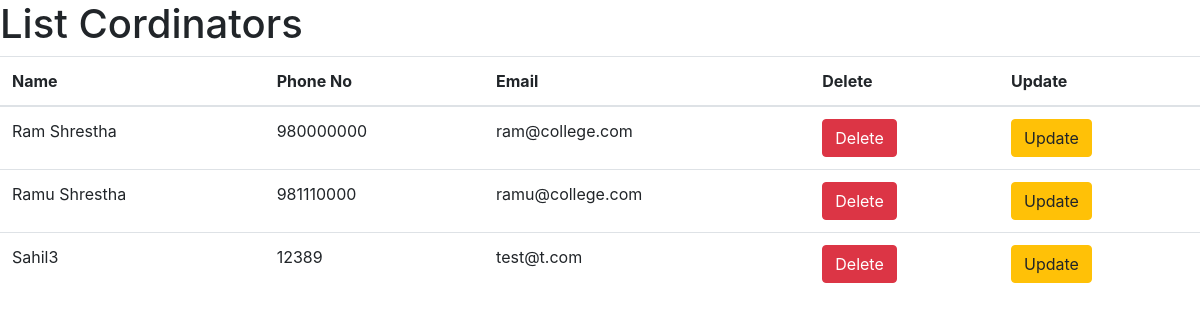
The page /list_cord/ on the database as committed earlier.
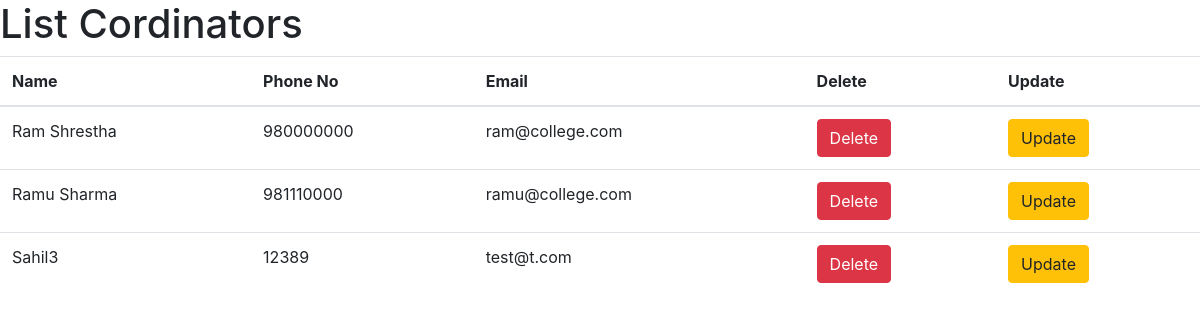
The same page on the database as committed later.
### student_mgmt_system/models.py (models this page shows)
class Cordinator(models.Model):
    name = models.CharField(max_length=255)
    phone_no = models.CharField(max_length=15)
    email = models.EmailField()
    def __str__(self):
        return self.name

### student_mgmt_system/views.py (the view)
# urls.py: path('list_cord/', views.ListCord.as_view(), name='list_cord'),
class ListCord(ListView):
    model = Cordinator
    template_name = 'list_cord.html'
    context_object_name = 'list_cord'

### template/list_cord.html (shortened to what this page needs)
<!DOCTYPE html>
<html lang="en">
<head>
      <link rel="stylesheet" type="text/css"
      href="https://cdn.jsdelivr.net/npm/bootstrap@4.6.0/dist/css/bootstrap.min.css">
</head>
<body>
    <h1>List Cordinators</h1>
    <table class="table">
        <thead>
            <th>Name</th>
            <th>Phone No</th>
            <th>Email</th>
            <th>Delete</th>
            <th>Update</th>
        </thead>
        {% for cord in list_cord %}
            {% if cord.name != 'sahil' %}
                <tr>
                    <td>{{ cord }}</td>
                    <td>{{ cord.phone_no }}</td>
                    <td>{{ cord.email }}</td>
                    <td>
                        <a href="{% url 'delete_cord' id=cord.id %}">
                            <button class="btn btn-danger">Delete</button>
                        </a>
                    </td>
                    <td>
                        <a href="{% url
                         id=cord.id %}">
                            <button class="btn btn-warning">Update</button>
                        </a>
                    </td>
                </tr>
            {% endif %}
        {% endfor %}
    </table>
</body>
</html>

Rows that differ between the two databases and show on the page:
changed Cordinator "ramu@college.com": name "Ramu Shrestha" → "Ramu Sharma"
